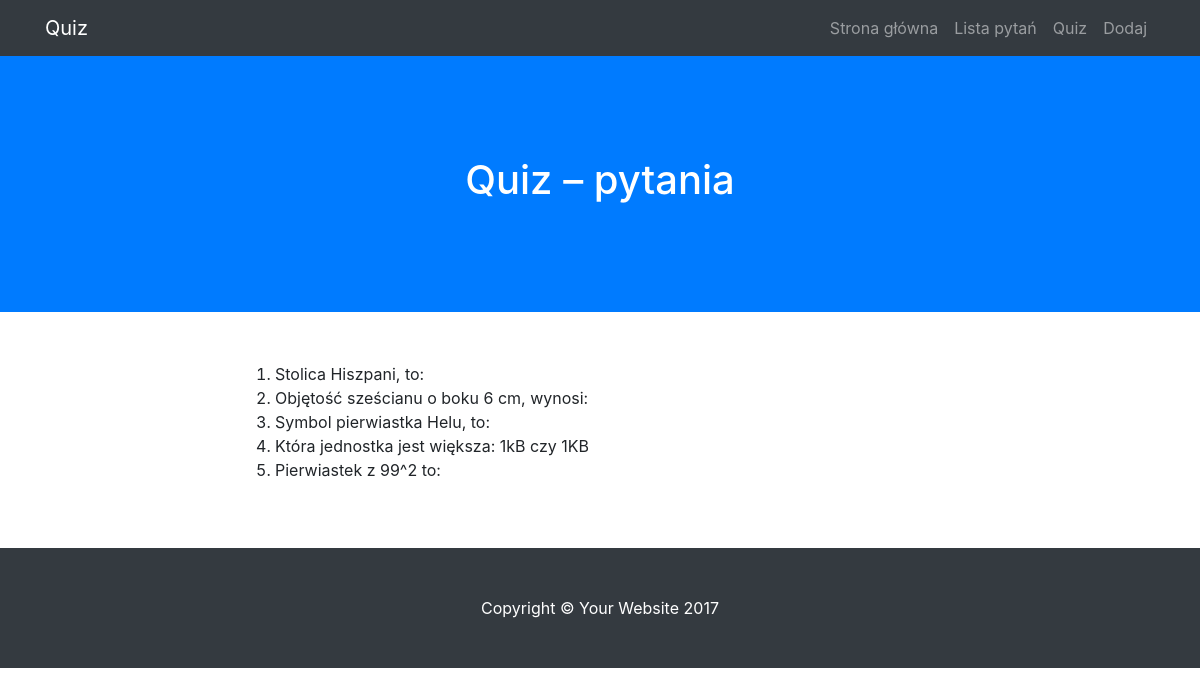
Screenshot of /lista with the database file from the repository.
### quiz/modele.py (models this page shows)
class BazaModel(Model):
    class Meta:
        database = baza

class Pytanie(BazaModel):
    pytanie = CharField(null=False)
    kategoria = ForeignKeyField(Kategoria, related_name='pytania')

### quiz/views.py (the view)
@app.route("/lista")
def lista():
    pytania = Pytanie.select()
    return render_template('lista.html', pytania=pytania)

### quiz/app.py (called while the page is built)
@app.before_request
def before_request():
    g.db = baza
    g.db.connect()

@app.after_request
def after_request(response):
    g.db.close()
    return response

### quiz/templates/lista.html (shortened to what this page needs)
{% extends "szablon.html"%}
{% block h1%} Quiz – pytania {% endblock%}
{% block tresc%}
<ol>
    {% for p in pytania %}
        <li>
            {{ p.pytanie }}
        </li>
    {% endfor %}
    </ol>{% endblock%}

### rows the page displays
Pytanie: pytanie "Stolica Hiszpani, to:"
Pytanie: pytanie "Objętość sześcianu o boku 6 cm, wynosi:"
Pytanie: pytanie "Symbol pierwiastka Helu, to:"
Pytanie: pytanie "Która jednostka jest większa: 1kB czy 1KB"
Pytanie: pytanie "Pierwiastek z 99^2 to:"
